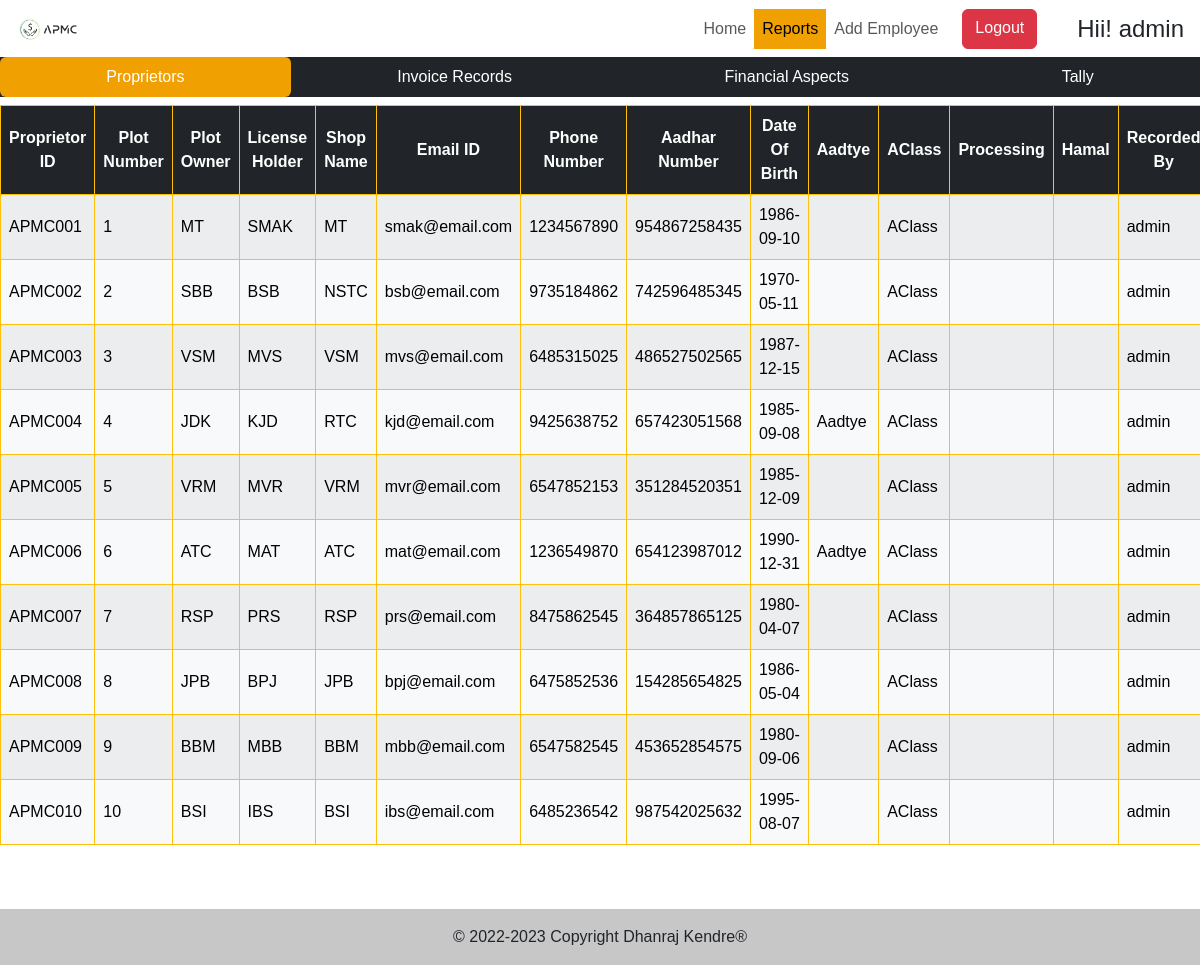
/reports/proprietors (signed in), run on the app's committed database.
### ACC/models.py (models this page shows, shortened)
class Proprietor(models.Model):
    PropID = models.CharField(max_length=10)
    PlotNumber = models.CharField(max_length = 5,null=True)
    PlotOwner = models.CharField(max_length=100,null=True)
    LicenseHolder = models.CharField(max_length = 100)
    ShopName = models.CharField(max_length=100,null=True)
    EmailID = models.EmailField(max_length=100)
    PhoneNumber = models.CharField(max_length=10)
    AadharNumber = models.IntegerField()
    DateOfBirth=models.CharField(max_length=10)
    Aadtye=models.BooleanField()
    AClass=models.BooleanField()
    Processing=models.BooleanField()
    Hamal=models.BooleanField()
    RecordedBy = models.CharField(max_length=25)

### ACC/views.py (the view)
# urls.py: path('reports/proprietors',views.proprecords,name='precords'),
@login_required(login_url='/login')
def proprecords(request):
    prl = get_list_or_404(Proprietor)
    return render(request, 'html/proprietors.html', {'prprecords': prl})

### templates/html/proprietors.html (shortened to what this page needs)
{% extends 'html/reports.html' %}
{% load static %}
{% block reportbodycontent %}
{% if prprecords %}
<div class="table-responsive mt-2" style="font-family: 'Gotu',sans-serif;">
    <table class="table table-hover table-striped table-bordered" id="ProprietorRecords">
        <thead class="table-dark border-warning">
            <tr class="align-middle text-center fw-bold">
                <th class="col">Proprietor ID</th>
                <th class="col">Plot Number</th>
                <th class="col">Plot Owner</th>
                <th class="col">License Holder</th>
                <th class="col">Shop Name</th>
                <th class="col">Email ID</th>
                <th class="col">Phone Number</th>
                <th class="col">Aadhar Number</th>
                <th class="col">Date Of Birth</th>
                <th class="col">Aadtye</th>
                <th class="col">AClass</th>
                <th class="col">Processing</th>
                <th class="col">Hamal</th>
                <th class="col">Recorded By</th>
            </tr>
        </thead>
        <tbody class="table-light border-warning" id="proprietorrecord">
            {% for prrecord in prprecords %}
            <tr class="align-middle">
                <td>{{prrecord.PropID}}</td>
                <td>{{prrecord.PlotNumber}}</td>
                <td>{{prrecord.PlotOwner}}</td>
                <td>{{prrecord.LicenseHolder}}</td>
                <td>{{prrecord.ShopName}}</td>
                <td>{{prrecord.EmailID}}</td>
                <td>{{prrecord.PhoneNumber}}</td>
                <td>{{prrecord.AadharNumber}}</td>
                <td>{{prrecord.DateOfBirth}}</td>
                <td>
                    {% if prrecord.Aadtye == 1 %}
                    Aadtye
                    {% endif %}
                </td>
                <td>
                    {% if prrecord.AClass == 1 %}
                    AClass
                    {% endif %}
                </td>
                <td>
                </td>
                <td>
                </td>
                <td>{{prrecord.RecordedBy}}</td>
            </tr>
            {% endfor %}
        </tbody>
    </table>
</div>
{% endif %}
{% endblock reportbodycontent %}

### templates/base.html (shortened to what this page needs)
{% load static %}
<!DOCTYPE html>
<html lang="en">
<head>
  <link rel="stylesheet" href="{% static 'css/base.css' %}">
  <link href="https://cdn.jsdelivr.net/npm/bootstrap@5.3.0-alpha1/dist/css/bootstrap.min.css" rel="stylesheet" />
  <link rel="stylesheet" href="https://cdn.jsdelivr.net/npm/bootstrap-icons@1.10.4/font/bootstrap-icons.css" />
</head>
<body>
  <nav class="navbar navbar-expand-lg bg-white navbar-light sticky-top px-3 d-flex justify-content-evenly">
    <a href="/" class="navbar-brand">
      <img src="{% static 'images/logo/logo.png' %}" alt="APMC" class="" width="10%" title="APMC" />
    </a>
    <div id="navbarCollapse" class="collapse navbar-collapse align-items-center">
      <div class="navbar-nav mx-auto bg-white rounded pe-4 py-3 py-lg-0 text-dark">
        <a href="/" class="nav-item nav-link">Home</a>
        {% if user.is_staff %}
        <a href="/reports" class="nav-item nav-link">Reports</a>
        <a href="/signup" class="nav-item nav-link">Add&nbsp;Employee</a>
        {% endif %}
        <a href="/logout" class="btn btn-danger mx-3">Logout</a>
      </div>
    </div>
    <div class="fs-4 text-dark" style="margin-left: 0%;">
      Hii!&nbsp;{{request.user}}
    </div>
  </nav>
{% block bodycontent %}{% endblock bodycontent %}
  <footer class="bg-light text-center mt-5">
    <div class="text-center p-3" style="background-color: rgba(0, 0, 0, 0.2)">
      &copy; 2022-2023 Copyright
      <a class="text-dark text-decoration-none" href="#">Dhanraj Kendre&reg;</a>
    </div>
  </footer>
</body>
</html>

### static/css/base.css (style rules this page uses)
* { font-family: 'Tahoma', sans-serif; }

### templates/base.html (style rules this page uses)
.active { background-color: #f0a000 !important; }

### data on the page
Proprietor: PropID "APMC001", PlotNumber "1", PlotOwner "MT", LicenseHolder "SMAK", ShopName "MT", EmailID "smak@email.com", PhoneNumber "1234567890", AadharNumber "954867258435", DateOfBirth "1986-09-10", AClass "AClass", RecordedBy "admin"
Proprietor: PropID "APMC002", PlotNumber "2", PlotOwner "SBB", LicenseHolder "BSB", ShopName "NSTC", EmailID "bsb@email.com", PhoneNumber "9735184862", AadharNumber "742596485345", DateOfBirth "1970-05-11", AClass "AClass", RecordedBy "admin"
Proprietor: PropID "APMC003", PlotNumber "3", PlotOwner "VSM", LicenseHolder "MVS", ShopName "VSM", EmailID "mvs@email.com", PhoneNumber "6485315025", AadharNumber "486527502565", DateOfBirth "1987-12-15", AClass "AClass", RecordedBy "admin"
Proprietor: PropID "APMC004", PlotNumber "4", PlotOwner "JDK", LicenseHolder "KJD", ShopName "RTC", EmailID "kjd@email.com", PhoneNumber "9425638752", AadharNumber "657423051568", DateOfBirth "1985-09-08", Aadtye "Aadtye", AClass "AClass", RecordedBy "admin"
Proprietor: PropID "APMC005", PlotNumber "5", PlotOwner "VRM", LicenseHolder "MVR", ShopName "VRM", EmailID "mvr@email.com", PhoneNumber "6547852153", AadharNumber "351284520351", DateOfBirth "1985-12-09", AClass "AClass", RecordedBy "admin"
Proprietor: PropID "APMC006", PlotNumber "6", PlotOwner "ATC", LicenseHolder "MAT", ShopName "ATC", EmailID "mat@email.com", PhoneNumber "1236549870", AadharNumber "654123987012", DateOfBirth "1990-12-31", Aadtye "Aadtye", AClass "AClass", RecordedBy "admin"
Proprietor: PropID "APMC007", PlotNumber "7", PlotOwner "RSP", LicenseHolder "PRS", ShopName "RSP", EmailID "prs@email.com", PhoneNumber "8475862545", AadharNumber "364857865125", DateOfBirth "1980-04-07", AClass "AClass", RecordedBy "admin"
Proprietor: PropID "APMC008", PlotNumber "8", PlotOwner "JPB", LicenseHolder "BPJ", ShopName "JPB", EmailID "bpj@email.com", PhoneNumber "6475852536", AadharNumber "154285654825", DateOfBirth "1986-05-04", AClass "AClass", RecordedBy "admin"
Proprietor: PropID "APMC009", PlotNumber "9", PlotOwner "BBM", LicenseHolder "MBB", ShopName "BBM", EmailID "mbb@email.com", PhoneNumber "6547582545", AadharNumber "453652854575", DateOfBirth "1980-09-06", AClass "AClass", RecordedBy "admin"
Proprietor: PropID "APMC010", PlotNumber "10", PlotOwner "BSI", LicenseHolder "IBS", ShopName "BSI", EmailID "ibs@email.com", PhoneNumber "6485236542", AadharNumber "987542025632", DateOfBirth "1995-08-07", AClass "AClass", RecordedBy "admin"

### other printed values
{{ request.user }} "admin"
